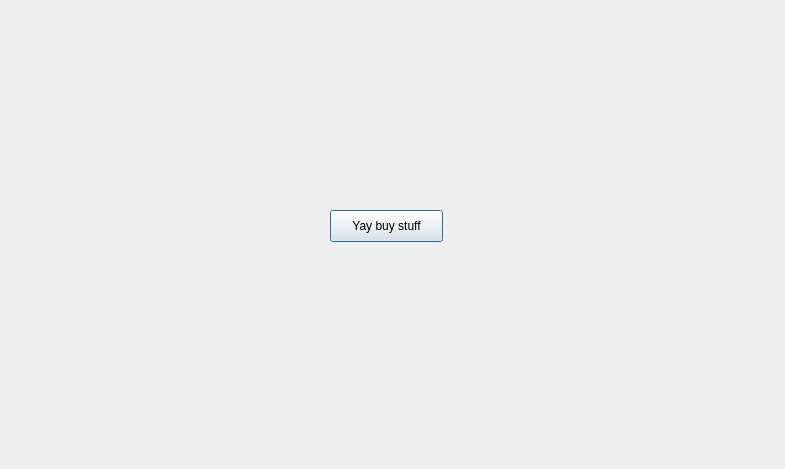
<?xml version="1.0" encoding="UTF-8"?>
<ui version="4.0">
 <class>trip</class>
 <widget class="QDialog" name="trip">
  <property name="geometry">
   <rect>
    <x>0</x>
    <y>0</y>
    <width>785</width>
    <height>469</height>
   </rect>
  </property>
  <property name="windowTitle">
   <string>Dialog</string>
  </property>
  <widget class="QPushButton" name="pushButton">
   <property name="geometry">
    <rect>
     <x>330</x>
     <y>210</y>
     <width>113</width>
     <height>32</height>
    </rect>
   </property>
   <property name="text">
    <string>Yay buy stuff</string>
   </property>
  </widget>
 </widget>
 <resources/>
 <connections/>
</ui>
